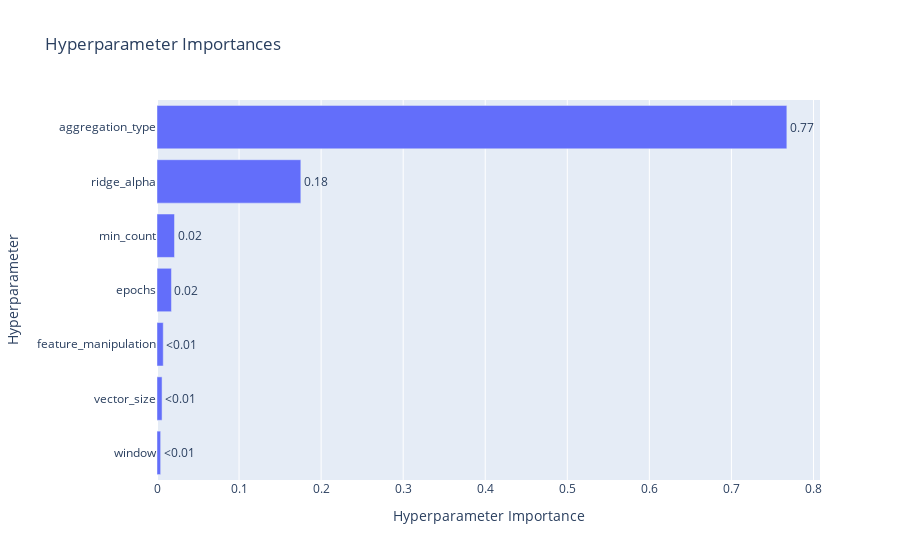
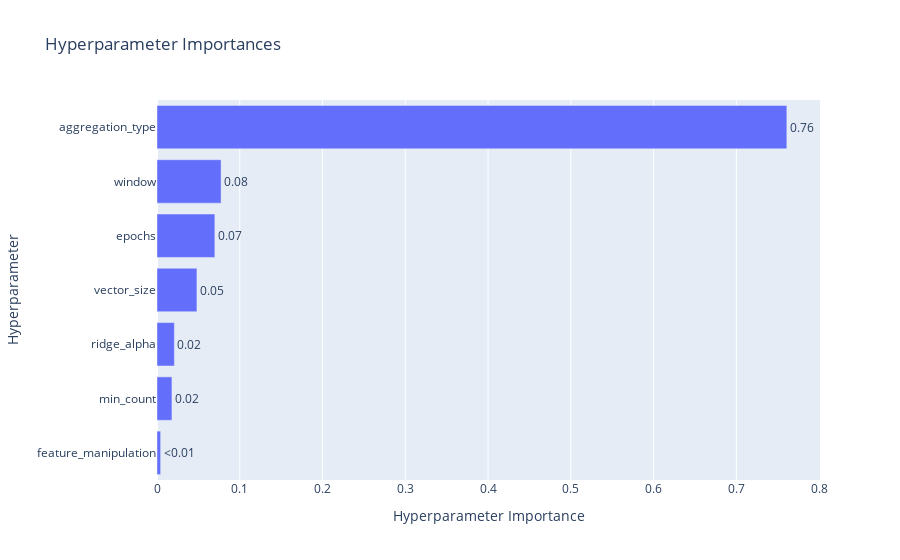
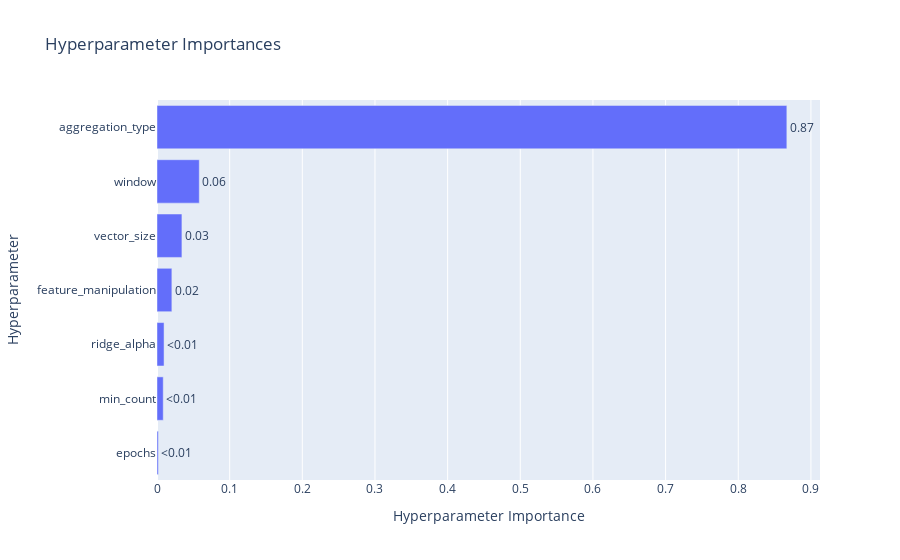
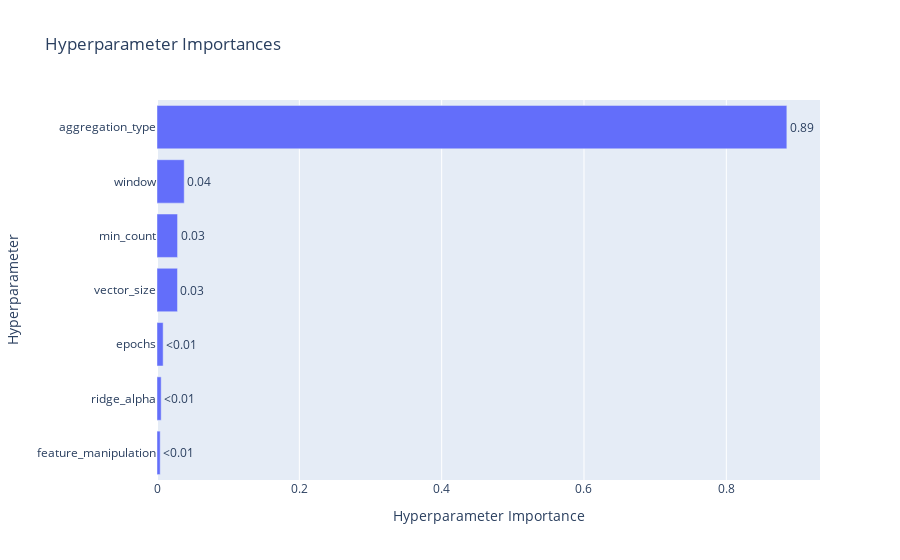

Here is the notebook cell these charts were saved with, in order:
### Code cell
import pickle
import pandas as pd
import optuna
from optuna.importance import MeanDecreaseImpurityImportanceEvaluator
from optuna.trial import TrialState
from gensim.models.doc2vec import Doc2Vec, TaggedDocument
from gensim.models import Word2Vec, FastText
from sklearn.ensemble import RandomForestRegressor, GradientBoostingRegressor
from sklearn.linear_model import Ridge, Lasso
from sklearn.preprocessing import StandardScaler, MinMaxScaler

class RecommenderSystem:
    pass

class HyperparameterOptimizer:
    pass
results_filepath = 'optimizer_results.pkl'

print(f"--- Loading results from '{results_filepath}'... ---")
try:
    with open(results_filepath, 'rb') as f:
        saved_data = pickle.load(f)
    print("--- Successfully loaded all data from disk. ---")
except FileNotFoundError:
    print(f"ERROR: The results file '{results_filepath}' was not found.")
    print("Please make sure this new notebook is in the same directory as the results file.")
    raise

# Restore the main optimizer object
optimizer = saved_data['optimizer']

#Generate the plots
print("--- Generating Hyperparameter Importance Plots... ---")

if hasattr(optimizer, 'studies'):
    for name, study in optimizer.studies.items():
        print(f"   Hyperparameter Importance for: {name}")
        
        try:
            fig = optuna.visualization.plot_param_importances(
                study,
                evaluator=MeanDecreaseImpurityImportanceEvaluator()
            )
            fig.show()
        except Exception as e:
            print(f"(Could not plot: {e})")
else:
    print("ERROR: 'optimizer' object loaded, but does not contain 'studies'.")

### Figure 1 — Plotly figure (JSON) as saved in the notebook; plotly's stock layout.template omitted (floating-point values rounded to 4 significant figures)
{"data": [{"cliponaxis": false, "hovertemplate": ["window (IntDistribution): 0.00444711047047495<extra></extra>", "vector_size (IntDistribution): 0.006170159480170648<extra></extra>", "feature_manipulation (CategoricalDistribution): 0.0076107314705325686<extra></extra>", "epochs (IntDistribution): 0.017603171934750816<extra></extra>", "min_count (IntDistribution): 0.021337417930269328<extra></extra>", "ridge_alpha (FloatDistribution): 0.1752753509921922<extra></extra>", "aggregation_type (CategoricalDistribution): 0.7675560577216095<extra></extra>"], "name": "Objective Value", "orientation": "h", "text": ["<0.01", "<0.01", "<0.01", "0.02", "0.02", "0.18", "0.77"], "textposition": "outside", "type": "bar", "x": [0.004447, 0.00617, 0.007611, 0.0176, 0.02134, 0.1753, 0.7676], "y": ["window", "vector_size", "feature_manipulation", "epochs", "min_count", "ridge_alpha", "aggregation_type"]}], "layout": {"title": {"text": "Hyperparameter Importances"}, "xaxis": {"title": {"text": "Hyperparameter Importance"}}, "yaxis": {"title": {"text": "Hyperparameter"}}}}

### Figure 2 — Plotly figure (JSON) as saved in the notebook; plotly's stock layout.template omitted (floating-point values rounded to 4 significant figures)
{"data": [{"cliponaxis": false, "hovertemplate": ["feature_manipulation (CategoricalDistribution): 0.004389440250792914<extra></extra>", "min_count (IntDistribution): 0.01805274524384975<extra></extra>", "ridge_alpha (FloatDistribution): 0.020978114602929265<extra></extra>", "vector_size (IntDistribution): 0.048239569665927316<extra></extra>", "epochs (IntDistribution): 0.0698916675014121<extra></extra>", "window (IntDistribution): 0.0774334836897671<extra></extra>", "aggregation_type (CategoricalDistribution): 0.7610149790453216<extra></extra>"], "name": "Objective Value", "orientation": "h", "text": ["<0.01", "0.02", "0.02", "0.05", "0.07", "0.08", "0.76"], "textposition": "outside", "type": "bar", "x": [0.004389, 0.01805, 0.02098, 0.04824, 0.06989, 0.07743, 0.761], "y": ["feature_manipulation", "min_count", "ridge_alpha", "vector_size", "epochs", "window", "aggregation_type"]}], "layout": {"title": {"text": "Hyperparameter Importances"}, "xaxis": {"title": {"text": "Hyperparameter Importance"}}, "yaxis": {"title": {"text": "Hyperparameter"}}}}

### Figure 3 — Plotly figure (JSON) as saved in the notebook; plotly's stock layout.template omitted (floating-point values rounded to 4 significant figures)
{"data": [{"cliponaxis": false, "hovertemplate": ["epochs (IntDistribution): 0.0018637810140331263<extra></extra>", "min_count (IntDistribution): 0.008583777370448844<extra></extra>", "ridge_alpha (FloatDistribution): 0.009703231754826102<extra></extra>", "feature_manipulation (CategoricalDistribution): 0.020464142460852784<extra></extra>", "vector_size (IntDistribution): 0.03430503227460967<extra></extra>", "window (IntDistribution): 0.05819712048186746<extra></extra>", "aggregation_type (CategoricalDistribution): 0.866882914643362<extra></extra>"], "name": "Objective Value", "orientation": "h", "text": ["<0.01", "<0.01", "<0.01", "0.02", "0.03", "0.06", "0.87"], "textposition": "outside", "type": "bar", "x": [0.001864, 0.008584, 0.009703, 0.02046, 0.03431, 0.0582, 0.8669], "y": ["epochs", "min_count", "ridge_alpha", "feature_manipulation", "vector_size", "window", "aggregation_type"]}], "layout": {"title": {"text": "Hyperparameter Importances"}, "xaxis": {"title": {"text": "Hyperparameter Importance"}}, "yaxis": {"title": {"text": "Hyperparameter"}}}}

### Figure 4 — Plotly figure (JSON) as saved in the notebook; plotly's stock layout.template omitted (floating-point values rounded to 4 significant figures)
{"data": [{"cliponaxis": false, "hovertemplate": ["feature_manipulation (CategoricalDistribution): 0.004479222616324981<extra></extra>", "ridge_alpha (FloatDistribution): 0.0058767856164502145<extra></extra>", "epochs (IntDistribution): 0.008647659121312894<extra></extra>", "vector_size (IntDistribution): 0.028781827106853307<extra></extra>", "min_count (IntDistribution): 0.02889399714084945<extra></extra>", "window (IntDistribution): 0.0382664113907853<extra></extra>", "aggregation_type (CategoricalDistribution): 0.8850540970074237<extra></extra>"], "name": "Objective Value", "orientation": "h", "text": ["<0.01", "<0.01", "<0.01", "0.03", "0.03", "0.04", "0.89"], "textposition": "outside", "type": "bar", "x": [0.004479, 0.005877, 0.008648, 0.02878, 0.02889, 0.03827, 0.8851], "y": ["feature_manipulation", "ridge_alpha", "epochs", "vector_size", "min_count", "window", "aggregation_type"]}], "layout": {"title": {"text": "Hyperparameter Importances"}, "xaxis": {"title": {"text": "Hyperparameter Importance"}}, "yaxis": {"title": {"text": "Hyperparameter"}}}}
